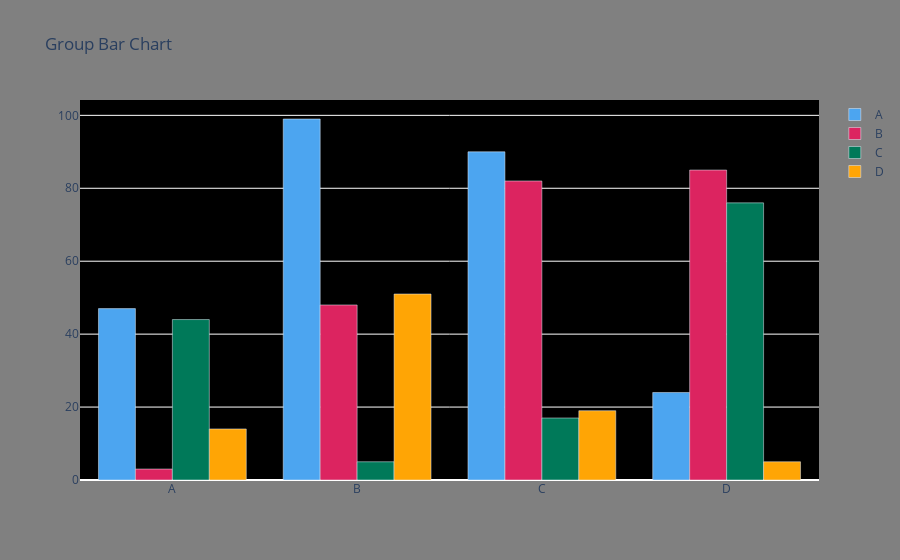

Write notebook code for a chart like this one.
### Markdown cell above
和一幅图可包含多个散点图一样，也可以包含多个条形图一样，在第 7 到 11 行生成了 4 个 `trace` 再“组合”成 `data`。第 13 行在 `go.Layout()` 函数中设置参数 `barmode` 为 `group` 或 `stack`，可生成分组或堆叠型条形图，此外设置 `paper_bgcolor` 和 `plot_bgcolor` 参数，在下图可清晰看出“纸背景”和“绘图背景”分别渲染成灰色和黑色。

### Code cell
x = ['A', 'B', 'C', 'D']
y1 = np.random.randint(1,100,len(x))
y2 = np.random.randint(1,100,len(x))
y3 = np.random.randint(1,100,len(x))
y4 = np.random.randint(1,100,len(x))

trace1 = go.Bar( x = x, y = y1, name = "A", marker = dict(color="#4ca5f0") )
trace2 = go.Bar( x = x, y = y2, name = "B", marker = dict(color="#dc2460") )
trace3 = go.Bar( x = x, y = y3, name = "C", marker = dict(color="#007959") )
trace4 = go.Bar( x = x, y = y4, name = "D", marker = dict(color="#FFA505") )
data = [trace1, trace2, trace3, trace4]

layout = go.Layout( barmode='group', paper_bgcolor="grey", plot_bgcolor="black", title="Group Bar Chart")

fig = go.Figure(data=data, layout=layout)
iplot(fig)

### Figure 1 — Plotly figure (JSON) as saved in the notebook; plotly's stock layout.template omitted (floating-point values rounded to 4 significant figures)
{"data": [{"marker": {"color": "#4ca5f0"}, "name": "A", "type": "bar", "x": ["A", "B", "C", "D"], "y": [47, 99, 90, 24]}, {"marker": {"color": "#dc2460"}, "name": "B", "type": "bar", "x": ["A", "B", "C", "D"], "y": [3, 48, 82, 85]}, {"marker": {"color": "#007959"}, "name": "C", "type": "bar", "x": ["A", "B", "C", "D"], "y": [44, 5, 17, 76]}, {"marker": {"color": "#FFA505"}, "name": "D", "type": "bar", "x": ["A", "B", "C", "D"], "y": [14, 51, 19, 5]}], "layout": {"barmode": "group", "paper_bgcolor": "grey", "plot_bgcolor": "black", "title": {"text": "Group Bar Chart"}}}
